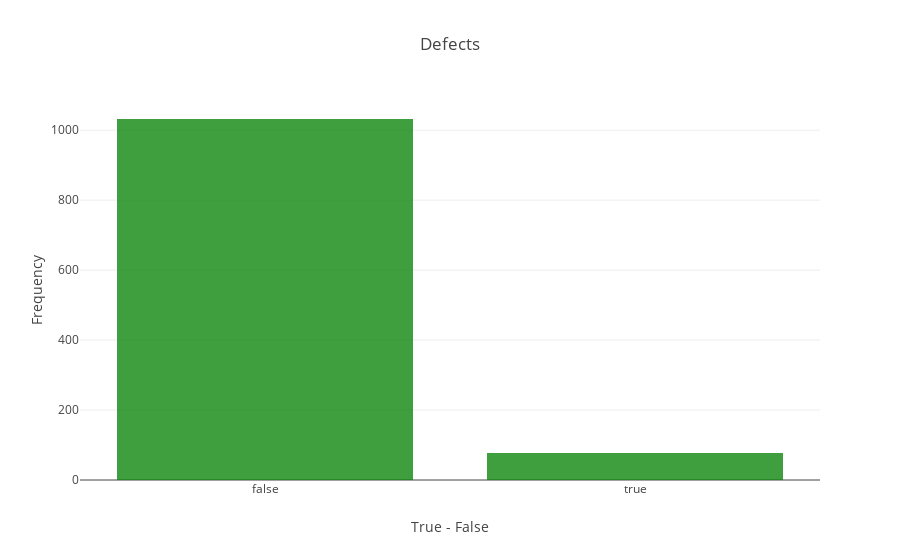

The code cell stored with this chart in its notebook:
### Code cell
trace = go.Histogram(
    x = data.defects,
    opacity = 0.75,
    name = "Defects",
    marker = dict(color = 'green'))

hist_data = [trace]
hist_layout = go.Layout(barmode='overlay',
                   title = 'Defects',
                   xaxis = dict(title = 'True - False'),
                   yaxis = dict(title = 'Frequency'),
)
fig = go.Figure(data = hist_data, layout = hist_layout)
iplot(fig)

### Figure 1 — Plotly figure (JSON) as saved in the notebook; plotly's stock layout.template omitted (floating-point values rounded to 4 significant figures; data arrays with more than 128 entries replaced by an {"elided": "..."} marker saying what was removed)
{"data": [{"marker": {"color": "green"}, "name": "Defects", "opacity": 0.75, "type": "histogram", "uid": "d6c16d79-b50b-4564-b69c-92887eab062a", "x": {"elided": "1109 bool values"}}], "layout": {"barmode": "overlay", "title": {"text": "Defects"}, "xaxis": {"title": {"text": "True - False"}}, "yaxis": {"title": {"text": "Frequency"}}}}
